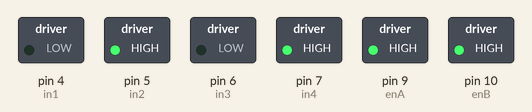
This sketch was run on a simulated Arduino Uno, built with avr-gcc and run on an emulated ATmega328P. Shown: switched loads named in the sketch (green lamp = pin HIGH).

Above: at 0.1 s.
Timing chart, 0 to 1.6 s (numbered marks = the images above):
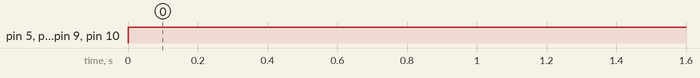

The sketch:

sunFounder.ino
```cpp
//variables for L298N pins connections on the arduino
#define in1  4
#define in2  5
#define in3  6
#define in4  7
#define enA  9
#define enB 10


//variables for speed of the dc motor
const int motorSpeedA = 255;
const int motorSpeedB = 255;

void setup() {
  // put your setup code here, to run once:
   //variables for the dc motors using L298N that moves the car
  pinMode(enA, OUTPUT);
  pinMode(enB, OUTPUT);
  pinMode(in1, OUTPUT);
  pinMode(in2, OUTPUT);
  pinMode(in3, OUTPUT);
  pinMode(in4, OUTPUT);
}

void foward(){
   //Move Arduino Robot Car Foward
   // Set Motor A forward
   digitalWrite(in1, LOW);
   digitalWrite(in2, HIGH);
   // Set Motor B forward
   digitalWrite(in3, LOW);
   digitalWrite(in4, HIGH);

  analogWrite(enA, motorSpeedA); // Send PWM signal to motor A
  analogWrite(enB, motorSpeedB); // Send PWM signal to motor B
  }

  void stopMoving(){
   //Stop the Arduino Robot Car
   digitalWrite(in1, LOW);
   digitalWrite(in2, LOW);
   digitalWrite(in3, LOW);
   digitalWrite(in4, LOW);
  }

  void left(){
  //Arduino Robot Car turns left direction
  //Turn off Motor A
   digitalWrite(in1, LOW);
   digitalWrite(in2, LOW);
   //Turn on Motor B forward
   digitalWrite(in3, LOW);
   digitalWrite(in4, HIGH);

  analogWrite(enA, motorSpeedA); // Send PWM signal to motor A
  analogWrite(enB, motorSpeedB); // Send PWM signal to motor B
}

void right(){
  //Arduino Robot Car turns left direction
  //Turn on Motor A
   digitalWrite(in1, LOW);
   digitalWrite(in2, HIGH);
   //Turn off Motor B forward
   digitalWrite(in3, LOW);
   digitalWrite(in4, LOW);

  analogWrite(enA, motorSpeedA); // Send PWM signal to motor A
  analogWrite(enB, motorSpeedB); // Send PWM signal to motor B
}

void back(){
  //Move Arduino Robot Car Foward
   // Set Motor A Backward
   digitalWrite(in1, HIGH);
   digitalWrite(in2, LOW);
   // Set Motor B forward
   digitalWrite(in3, HIGH);
   digitalWrite(in4, LOW);

  analogWrite(enA, motorSpeedA); // Send PWM signal to motor A
  analogWrite(enB, motorSpeedB); // Send PWM signal to motor B
}


void loop() {
  // put your main code here, to run repeatedly:
   foward();
  delay(5000);

}
```

Measured:
- by itself, pin 5 (in2), pin 7 (in4), pin 9 (enA), pin 10 (enB): LOW → HIGH at 0.00 s
